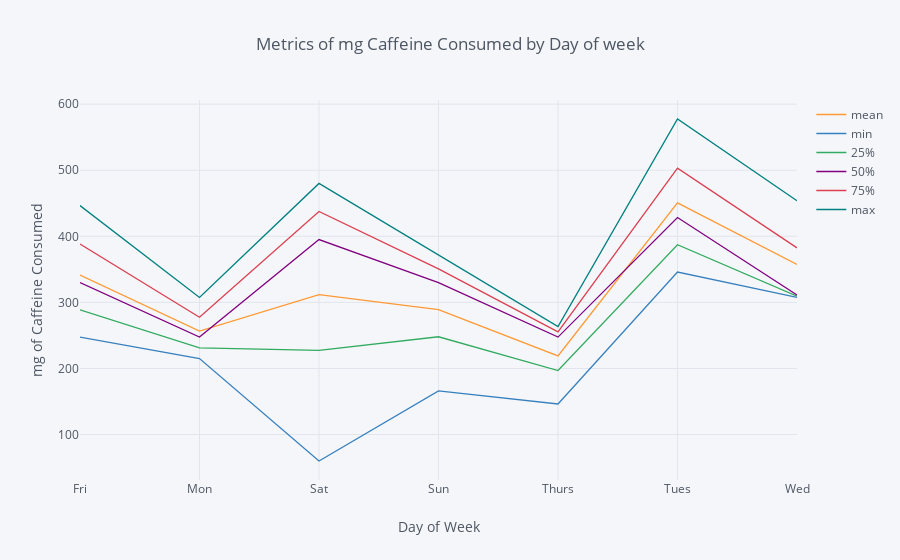

This figure's notebook cell:
### Code cell
caffeine_df.iplot(kind='line'
                  ,xTitle = 'Day of Week'
                  ,yTitle = 'mg of Caffeine Consumed'
                  ,title = 'Metrics of mg Caffeine Consumed by Day of week'
                  ,theme = 'pearl'
#                   ,labels=['Mon','Tue','Wed','Thur','Fri','Sat','Sun']
                 )
# plt.xticks(ticks=caffeine_df.index ,labels=['Mon','Tue','Wed','Thur','Fri','Sat','Sun'])

### Figure 1 — Plotly figure (JSON) as saved in the notebook; plotly's stock layout.template omitted (floating-point values rounded to 4 significant figures)
{"data": [{"line": {"color": "rgba(255, 153, 51, 1.0)", "dash": "solid", "shape": "linear", "width": 1.3}, "mode": "lines", "name": "mean", "text": "", "type": "scatter", "uid": "369b7b5e-2e63-11e9-b13c-8c8590afe7a0", "x": ["Fri", "Mon", "Sat", "Sun", "Thurs", "Tues", "Wed"], "y": [341.3, 256.7, 311.7, 289.1, 219.1, 450.7, 357.5]}, {"line": {"color": "rgba(55, 128, 191, 1.0)", "dash": "solid", "shape": "linear", "width": 1.3}, "mode": "lines", "name": "min", "text": "", "type": "scatter", "uid": "369b7cc6-2e63-11e9-b53a-8c8590afe7a0", "x": ["Fri", "Mon", "Sat", "Sun", "Thurs", "Tues", "Wed"], "y": [247.5, 215, 60, 166, 146.2, 346, 307.5]}, {"line": {"color": "rgba(50, 171, 96, 1.0)", "dash": "solid", "shape": "linear", "width": 1.3}, "mode": "lines", "name": "25%", "text": "", "type": "scatter", "uid": "369b7e06-2e63-11e9-99c5-8c8590afe7a0", "x": ["Fri", "Mon", "Sat", "Sun", "Thurs", "Tues", "Wed"], "y": [288.8, 231.2, 227.5, 248, 196.9, 387.2, 309.4]}, {"line": {"color": "rgba(128, 0, 128, 1.0)", "dash": "solid", "shape": "linear", "width": 1.3}, "mode": "lines", "name": "50%", "text": "", "type": "scatter", "uid": "369b7ed8-2e63-11e9-aeb6-8c8590afe7a0", "x": ["Fri", "Mon", "Sat", "Sun", "Thurs", "Tues", "Wed"], "y": [330, 247.5, 395, 330, 247.5, 428.5, 311.2]}, {"line": {"color": "rgba(219, 64, 82, 1.0)", "dash": "solid", "shape": "linear", "width": 1.3}, "mode": "lines", "name": "75%", "text": "", "type": "scatter", "uid": "369b7f64-2e63-11e9-a5a4-8c8590afe7a0", "x": ["Fri", "Mon", "Sat", "Sun", "Thurs", "Tues", "Wed"], "y": [388.2, 277.5, 437.5, 350.6, 255.5, 503, 382.5]}, {"line": {"color": "rgba(0, 128, 128, 1.0)", "dash": "solid", "shape": "linear", "width": 1.3}, "mode": "lines", "name": "max", "text": "", "type": "scatter", "uid": "369b7fdc-2e63-11e9-a5ba-8c8590afe7a0", "x": ["Fri", "Mon", "Sat", "Sun", "Thurs", "Tues", "Wed"], "y": [446.5, 307.5, 480, 371.2, 263.5, 577.5, 453.8]}], "layout": {"legend": {"bgcolor": "#F5F6F9", "font": {"color": "#4D5663"}}, "paper_bgcolor": "#F5F6F9", "plot_bgcolor": "#F5F6F9", "title": "Metrics of mg Caffeine Consumed by Day of week", "titlefont": {"color": "#4D5663"}, "xaxis": {"gridcolor": "#E1E5ED", "showgrid": true, "tickfont": {"color": "#4D5663"}, "title": "Day of Week", "titlefont": {"color": "#4D5663"}, "zerolinecolor": "#E1E5ED"}, "yaxis": {"gridcolor": "#E1E5ED", "showgrid": true, "tickfont": {"color": "#4D5663"}, "title": "mg of Caffeine Consumed", "titlefont": {"color": "#4D5663"}, "zerolinecolor": "#E1E5ED"}}}
